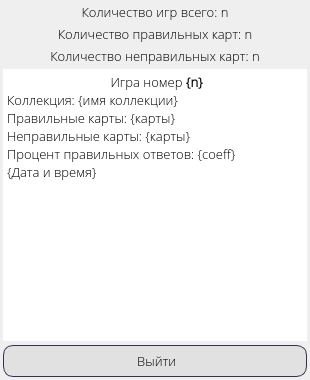
<?xml version="1.0" encoding="UTF-8"?>
<ui version="4.0">
 <class>Dialog_statistics</class>
 <widget class="QDialog" name="Dialog_statistics">
  <property name="geometry">
   <rect>
    <x>0</x>
    <y>0</y>
    <width>310</width>
    <height>380</height>
   </rect>
  </property>
  <property name="minimumSize">
   <size>
    <width>310</width>
    <height>380</height>
   </size>
  </property>
  <property name="focusPolicy">
   <enum>Qt::StrongFocus</enum>
  </property>
  <property name="windowTitle">
   <string>Статистика</string>
  </property>
  <property name="windowIcon">
   <iconset>
    <normaloff>photo_data/statistics_icon.png</normaloff>photo_data/statistics_icon.png</iconset>
  </property>
  <property name="modal">
   <bool>false</bool>
  </property>
  <layout class="QGridLayout" name="gridLayout">
   <property name="leftMargin">
    <number>3</number>
   </property>
   <property name="topMargin">
    <number>3</number>
   </property>
   <property name="rightMargin">
    <number>3</number>
   </property>
   <property name="bottomMargin">
    <number>3</number>
   </property>
   <item row="0" column="0">
    <layout class="QVBoxLayout" name="verticalLayout">
     <property name="spacing">
      <number>4</number>
     </property>
     <item>
      <widget class="QLabel" name="label_count_games">
       <property name="font">
        <font>
         <family>Open Sans Light</family>
         <pointsize>10</pointsize>
        </font>
       </property>
       <property name="focusPolicy">
        <enum>Qt::StrongFocus</enum>
       </property>
       <property name="text">
        <string>Количество игр всего: n</string>
       </property>
       <property name="alignment">
        <set>Qt::AlignCenter</set>
       </property>
      </widget>
     </item>
     <item>
      <widget class="QLabel" name="label_count_true_card">
       <property name="font">
        <font>
         <family>Open Sans Light</family>
         <pointsize>10</pointsize>
        </font>
       </property>
       <property name="text">
        <string>Количество правильных карт: n</string>
       </property>
       <property name="alignment">
        <set>Qt::AlignCenter</set>
       </property>
      </widget>
     </item>
     <item>
      <widget class="QLabel" name="label_count_false_card">
       <property name="font">
        <font>
         <family>Open Sans Light</family>
         <pointsize>10</pointsize>
        </font>
       </property>
       <property name="text">
        <string>Количество неправильных карт: n</string>
       </property>
       <property name="alignment">
        <set>Qt::AlignCenter</set>
       </property>
      </widget>
     </item>
     <item>
      <widget class="QTextBrowser" name="textBrowser_rating">
       <property name="font">
        <font>
         <family>Open Sans Light</family>
         <pointsize>10</pointsize>
         <weight>50</weight>
         <bold>false</bold>
        </font>
       </property>
       <property name="styleSheet">
        <string notr="true">QTextBrowser{border: 0px;}</string>
       </property>
       <property name="html">
        <string>&lt;!DOCTYPE HTML PUBLIC &quot;-//W3C//DTD HTML 4.0//EN&quot; &quot;http://www.w3.org/TR/REC-html40/strict.dtd&quot;&gt;
&lt;html&gt;&lt;head&gt;&lt;meta name=&quot;qrichtext&quot; content=&quot;1&quot; /&gt;&lt;style type=&quot;text/css&quot;&gt;
p, li { white-space: pre-wrap; }
&lt;/style&gt;&lt;/head&gt;&lt;body style=&quot; font-family:'Open Sans Light'; font-size:10pt; font-weight:400; font-style:normal;&quot;&gt;
&lt;p align=&quot;center&quot; style=&quot; margin-top:0px; margin-bottom:0px; margin-left:0px; margin-right:0px; -qt-block-indent:0; text-indent:0px;&quot;&gt; Игра номер &lt;span style=&quot; font-weight:600;&quot;&gt;{n}&lt;/span&gt;&lt;/p&gt;
&lt;p style=&quot; margin-top:0px; margin-bottom:0px; margin-left:0px; margin-right:0px; -qt-block-indent:0; text-indent:0px;&quot;&gt;Коллекция: {имя коллекции}&lt;/p&gt;
&lt;p style=&quot; margin-top:0px; margin-bottom:0px; margin-left:0px; margin-right:0px; -qt-block-indent:0; text-indent:0px;&quot;&gt;Правильные карты: {карты}&lt;/p&gt;
&lt;p style=&quot; margin-top:0px; margin-bottom:0px; margin-left:0px; margin-right:0px; -qt-block-indent:0; text-indent:0px;&quot;&gt;Неправильные карты: {карты}&lt;/p&gt;
&lt;p style=&quot; margin-top:0px; margin-bottom:0px; margin-left:0px; margin-right:0px; -qt-block-indent:0; text-indent:0px;&quot;&gt;Процент правильных ответов: {coeff}&lt;/p&gt;
&lt;p style=&quot; margin-top:0px; margin-bottom:0px; margin-left:0px; margin-right:0px; -qt-block-indent:0; text-indent:0px;&quot;&gt;{Дата и время}&lt;/p&gt;
&lt;p style=&quot;-qt-paragraph-type:empty; margin-top:0px; margin-bottom:0px; margin-left:0px; margin-right:0px; -qt-block-indent:0; text-indent:0px;&quot;&gt;&lt;br /&gt;&lt;/p&gt;
&lt;p style=&quot;-qt-paragraph-type:empty; margin-top:0px; margin-bottom:0px; margin-left:0px; margin-right:0px; -qt-block-indent:0; text-indent:0px;&quot;&gt;&lt;br /&gt;&lt;/p&gt;
&lt;p style=&quot;-qt-paragraph-type:empty; margin-top:0px; margin-bottom:0px; margin-left:0px; margin-right:0px; -qt-block-indent:0; text-indent:0px;&quot;&gt;&lt;br /&gt;&lt;/p&gt;&lt;/body&gt;&lt;/html&gt;</string>
       </property>
      </widget>
     </item>
     <item>
      <widget class="QPushButton" name="btn_exit">
       <property name="font">
        <font>
         <family>Open Sans Light</family>
         <pointsize>10</pointsize>
        </font>
       </property>
       <property name="styleSheet">
        <string notr="true">QPushButton {
background-color: rgb(225, 225, 225);
border: 1px solid #343155;
padding: 6px; border-radius: 10px;}

QPushButton:hover, QPushButton:clicked { 
background-color: rgb(208, 208, 208); 
border: 1px solid rgb(225, 78, 78);}
QPushButton:pressed {
background-color:rgb(211, 79, 79);}</string>
       </property>
       <property name="text">
        <string> Выйти</string>
       </property>
       <property name="icon">
        <iconset>
         <normaloff>photo_data/exit.png</normaloff>photo_data/exit.png</iconset>
       </property>
       <property name="autoDefault">
        <bool>false</bool>
       </property>
      </widget>
     </item>
    </layout>
   </item>
  </layout>
 </widget>
 <resources/>
 <connections/>
</ui>
